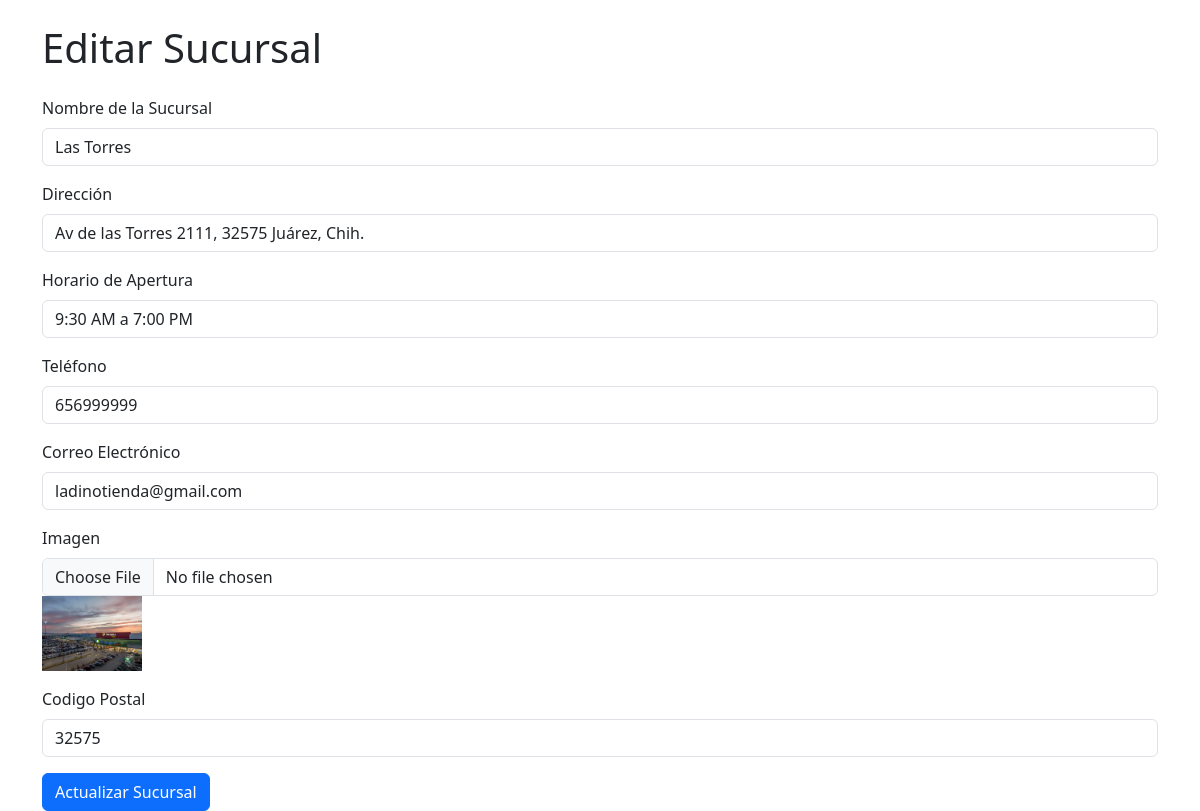
The app's page /editar_s.php?id_suc=1 with its own data.
### tables this page shows
CREATE TABLE `sucursal` (
  `id_suc` int(11) NOT NULL,
  `nombre` varchar(30) NOT NULL,
  `direccion` mediumtext NOT NULL,
  `telefono` int(20) NOT NULL,
  `email` text NOT NULL,
  `horario` varchar(20) NOT NULL,
  `CP` int(10) NOT NULL,
  `pag_web` varchar(100) NOT NULL,
  `foto` varchar(100) NOT NULL
);

### editar_s.php (the view, shortened to what this page needs)
<?php
include("db.php");
if (isset($_GET['id_suc'])) {
    $id_suc = $_GET['id_suc'];
    $sql = "SELECT * FROM sucursal WHERE id_suc = $id_suc";
    $result = $conn->query($sql);
    $row = $result->fetch_assoc();
} else {
    header("Location: a_s.php");
    exit();
}
?>
<!DOCTYPE html>
<html lang="es">
<head>
    <link href="https://cdn.jsdelivr.net/npm/bootstrap@5.3.3/dist/css/bootstrap.min.css" rel="stylesheet">
</head>
<body>
    <div class="container">
        <h1 class="my-4">Editar Sucursal</h1>
        <form action="editar_s.php?id_suc=<?php echo $row['id_suc']; ?>" method="POST" enctype="multipart/form-data">
            <div class="mb-3">
                <label for="nombre" class="form-label">Nombre de la Sucursal</label>
                <input type="text" class="form-control" name="nombre" value="<?php echo $row['nombre']; ?>" required>
            </div>
            <div class="mb-3">
                <label for="direccion" class="form-label">Dirección</label>
                <input type="text" class="form-control" name="direccion" value="<?php echo $row['direccion']; ?>" required>
            </div>
            <div class="mb-3">
                <label for="horario" class="form-label">Horario de Apertura</label>
                <input type="text" class="form-control" name="horario" value="<?php echo $row['horario']; ?>" required>
            </div>
            <div class="mb-3">
                <label for="telefono" class="form-label">Teléfono</label>
                <input type="text" class="form-control" name="telefono" value="<?php echo $row['telefono']; ?>" required>
            </div>
            <div class="mb-3">
                <label for="email" class="form-label">Correo Electrónico</label>
                <input type="email" class="form-control" name="email" value="<?php echo $row['email']; ?>" required>
            </div>
            <div class="mb-3">
                <label for="foto" class="form-label">Imagen</label>
                <input type="file" class="form-control" name="foto">
                <img src="<?php echo $row['foto']; ?>" width="100" alt="Imagen actual">
            </div>
            <div class="mb-3">
                <label for="CP" class="form-label">Codigo Postal</label>
                <input type="text" class="form-control" name="CP" value="<?php echo $row['CP']; ?>" required>
            </div>
            <button type="submit" class="btn btn-primary">Actualizar Sucursal</button>
        </form>
    </div>
</body>
</html>

### records on screen
sucursal: nombre "Las Torres", direccion "Av de las Torres 2111, 32575 Juárez, Chih.", horario "9:30 AM a 7:00 PM", telefono "656999999", email "ladinotienda@gmail.com", foto (picture), CP "32575"
